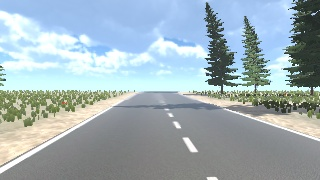
#> input picture Images/frame_20260212_200107_097.jpg, 320 x 180 px; its folder holds only this picture in this run
$ python main.py
#> lines starting #> are read from the running program, lines starting #| are printed output that depends on the picture; after the words box and inside, x2 and y2 are one past the last pixel; in counts of white or black regions, pixels touching at a corner belong together
import cv2
import numpy as np
import os

# =============================
# PARAMETERS (TUNE THESE)
# =============================

CANNY_LOW = 50
CANNY_HIGH = 200

HOUGH_RHO = 1
HOUGH_THETA = np.pi / 180
HOUGH_THRESHOLD = 22
HOUGH_MIN_LINE_LENGTH = 21
HOUGH_MAX_LINE_GAP = 30

MERGE_X_TOLERANCE = 50 # Max x-distance between segment midpoints to merge into one line

# =============================
# HELPER FUNCTIONS
# =============================

def region_of_interest(image):
    height, width = image.shape

    mask = np.zeros_like(image)

    # Trapezoid ROI: full width at the bottom, wide opening at the top.
    # This ensures outer lane edges are not clipped by the ROI walls.
    bottom_left  = (0,                  height)
    bottom_right = (width,              height)
    top_right    = (int(width * 0.85),  int(height * 0.55))
    top_left     = (int(width * 0.15),  int(height * 0.55))

    polygon = np.array([[bottom_left, bottom_right, top_right, top_left]], np.int32)

    cv2.fillPoly(mask, polygon, 255)
    masked_image = cv2.bitwise_and(image, mask)
    return masked_image


def filter_lines(lines):
    """Returns all line segments, filtering out only near-horizontal ones."""
    result = []
    for line in lines:
        x1, y1, x2, y2 = line.reshape(4)
        if x1 == x2:
            continue
        slope = (y2 - y1) / (x2 - x1)
        if abs(slope) < 0.3:
            continue
        result.append((x1, y1, x2, y2))
    return result


def x_at_y(x1, y1, x2, y2, y):
    """Return the x coordinate of the line through (x1,y1)-(x2,y2) at height y."""
    if y2 == y1:
        return (x1 + x2) // 2
    return int(x1 + (x2 - x1) * (y - y1) / (y2 - y1))


def cluster_and_fit(segments, image_height, x_tolerance):
    """Cluster same-slope segments by their projected x at image bottom, fit one line per cluster."""
    if not segments:
        return []
    y_max = image_height
    y_min = int(image_height * 0.55)
    # Sort by projected x at bottom of image
    segments = sorted(segments, key=lambda s: x_at_y(s[0], s[1], s[2], s[3], y_max))
    clusters = []
    current = [segments[0]]
    for seg in segments[1:]:
        seg_x_bot = x_at_y(seg[0], seg[1], seg[2], seg[3], y_max)
        cluster_x_bot = sum(x_at_y(s[0], s[1], s[2], s[3], y_max) for s in current) // len(current)
        if abs(seg_x_bot - cluster_x_bot) <= x_tolerance:
            current.append(seg)
        else:
            clusters.append(current)
            current = [seg]
    clusters.append(current)

    merged = []
    for cluster in clusters:
        pts = [(x, y) for (x1, y1, x2, y2) in cluster for x, y in [(x1, y1), (x2, y2)]]
        ys = [p[1] for p in pts]
        xs = [p[0] for p in pts]
        fit = np.polyfit(ys, xs, 1)
        x_bot = int(np.polyval(fit, y_max))
        x_top = int(np.polyval(fit, y_min))
        merged.append((x_bot, y_max, x_top, y_min))
    return merged


def merge_segments(segments, image_height, x_tolerance=40):
    """Split by slope sign, cluster each group independently, then combine."""
    neg = [(x1,y1,x2,y2) for (x1,y1,x2,y2) in segments if x1 != x2 and (y2-y1)/(x2-x1) < 0]
    pos = [(x1,y1,x2,y2) for (x1,y1,x2,y2) in segments if x1 != x2 and (y2-y1)/(x2-x1) > 0]
    return cluster_and_fit(neg, image_height, x_tolerance) + \
           cluster_and_fit(pos, image_height, x_tolerance)


def draw_lane_lines(image, segments):
    line_image = np.zeros_like(image)
    width = image.shape[1]
    height = image.shape[0]

    merged = merge_segments(segments, height, x_tolerance=MERGE_X_TOLERANCE)

    for (x1, y1, x2, y2) in merged:
        cv2.line(line_image, (x1, y1), (x2, y2), (0, 255, 0), 2)

    # Find the merged line whose x-center is closest to the image center
    center_seg = min(merged, key=lambda s: abs((s[0] + s[2]) // 2 - width // 2))
    cx = (center_seg[0] + center_seg[2]) // 2
    cy = (center_seg[1] + center_seg[3]) // 2
    cv2.circle(line_image, (cx, cy), 8, (0, 0, 255), -1)

    combined = cv2.addWeighted(image, 0.8, line_image, 1, 1)
    return combined


# =============================
# MAIN PIPELINE
# =============================

def process_image(image):

    gray = cv2.cvtColor(image, cv2.COLOR_BGR2GRAY)

    blur = cv2.GaussianBlur(gray, (5, 5), 0)

    edges = cv2.Canny(blur, CANNY_LOW, CANNY_HIGH)

    roi = region_of_interest(edges)

    lines = cv2.HoughLinesP(
        roi,
        HOUGH_RHO,
        HOUGH_THETA,
        HOUGH_THRESHOLD,
        minLineLength=HOUGH_MIN_LINE_LENGTH,
        maxLineGap=HOUGH_MAX_LINE_GAP
    )

    if lines is None:
        return image

    segments = filter_lines(lines)

    if not segments:
        return image

    output = draw_lane_lines(image, segments)

    return output


# =============================
# PROCESS ALL IMAGES
# =============================

input_folder = "Images"
output_folder = "output"

os.makedirs(output_folder, exist_ok=True)

for filename in os.listdir(input_folder):
    if filename.endswith(".jpg") or filename.endswith(".png"):
        img_path = os.path.join(input_folder, filename)
        image = cv2.imread(img_path)
#> image is the input picture: shape (180, 320, 3); mean B, G, R 182, 175.4, 159

        result = process_image(image)
#> in process_image, `blur = cv2.GaussianBlur(gray, (5, 5), 0)`:
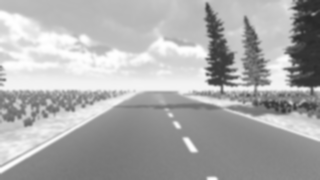
#> blur: shape (180, 320); min 41, max 255, mean 171.2
#> in process_image, `edges = cv2.Canny(blur, CANNY_LOW, CANNY_HIGH)`:
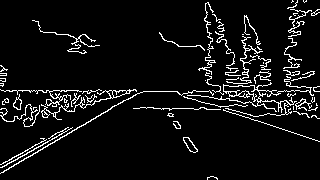
#> edges: shape (180, 320); 6.8% white in thin lines or dots
#> in region_of_interest, `cv2.fillPoly(mask, polygon, 255)`:
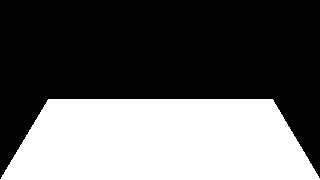
#> mask: shape (180, 320); 38.4% white; 1 white region, box (x1, y1, x2, y2) and area: (0, 99, 320, 180) 22096
#> in region_of_interest, `masked_image = cv2.bitwise_and(image, mask)`:
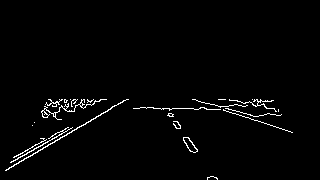
#> masked_image: shape (180, 320); 1.9% white in thin lines or dots, all inside (x1, y1, x2, y2) = (5, 99, 293, 180)
#> in process_image, `lines = cv2.HoughLinesP( roi, HOUGH_RHO, HOUGH_THETA, HOUGH_THRESHOLD,..`: lines = 20 rows, first 6: [9, 167, 126, 99], [52, 106, 231, 109], [11, 162, 72, 127], [195, 99, 292, 132], [5, 170, 128, 99], [13, 157, 67, 127]
#> the loop in filter_lines, `for line in lines:` made 20 passes
#> (x1, y1, x2, y2, slope) on passes 1 to 12: (9, 167, 126, 99, -0.581), (52, 106, 231, 109, 0.0168), (11, 162, 72, 127, -0.574), (195, 99, 292, 132, 0.34), (5, 170, 128, 99, -0.577), (13, 157, 67, 127, -0.556), (232, 100, 273, 100, 0), (46, 103, 171, 109, 0.048), (237, 101, 271, 101, 0), (46, 102, 99, 101, -0.0189), (48, 99, 106, 99, 0), (41, 111, 74, 111, 0)
#> after the loop in filter_lines, `for line in lines:`: result = [(9, 167, 126, 99), (11, 162, 72, 127), (195, 99, 292, 132), (5, 170, 128, 99), (13, 157, 67, 127), (169, 110, 217, 179), (192, 99, 254, 120), (168, 114, 207, 179)]
#> in process_image, `segments = filter_lines(lines)`: segments has the same summary as result in filter_lines
#> in merge_segments, `neg = [(x1,y1,x2,y2) for (x1,y1,x2,y2) in segments if x1 != x2 and (y2..`: neg = [(9, 167, 126, 99), (11, 162, 72, 127), (5, 170, 128, 99), (13, 157, 67, 127)]
#> in merge_segments, `pos = [(x1,y1,x2,y2) for (x1,y1,x2,y2) in segments if x1 != x2 and (y2..`: pos = [(195, 99, 292, 132), (169, 110, 217, 179), (192, 99, 254, 120), (168, 114, 207, 179)]
#> in cluster_and_fit, `segments = sorted(segments, key=lambda s: x_at_y(s[0], s[1], s[2], s[3..`: segments = [(13, 157, 67, 127), (11, 162, 72, 127), (9, 167, 126, 99), (5, 170, 128, 99)]
#> in cluster_and_fit, `current = [segments[0]]`: current = [(13, 157, 67, 127)]
#> the loop in cluster_and_fit, `for seg in segments[1:]:` made 3 passes
#> (seg, seg_x_bot, cluster_x_bot) on passes 1 to 3: ((11, 162, 72, 127), -20, -28), ((9, 167, 126, 99), -13, -24), ((5, 170, 128, 99), -12, -21)
#> after the loop in cluster_and_fit, `for seg in segments[1:]:`: clusters = []
#> the loop in cluster_and_fit, `for cluster in clusters:` made 1 pass
#> (ys, xs, fit, x_bot, x_top) on pass 1: ([157, 127, 162, 127, 167, 99, 170, 99], [13, 67, 11, 72, 9, 126, 5, 128], [-1.76, 297.9], -19, 123)
#> after the loop in cluster_and_fit, `for cluster in clusters:`: merged = [(-19, 180, 123, 99)]
#> the loop in cluster_and_fit (call 2), `for seg in segments[1:]:` made 3 passes
#> (seg_x_bot, cluster_x_bot, current) on pass 2: (431, 212, [(192, 99, 254, 120)])
#> (seg, seg_x_bot, cluster_x_bot) on passes 1, 3: ((169, 110, 217, 179), 217, 207), ((195, 99, 292, 132), 433, 431)
#> the loop in cluster_and_fit (call 2), `for cluster in clusters:` made 2 passes
#> (pts, ys, xs, fit, x_bot, x_top) on passes 1 to 2: ([(168, 114), (207, 179), (169, 110), (217, 179)], [114, 179, 110, 179], [168, 207, 169, 217], [0.648, 96.02], 212, 160), ([(192, 99), (254, 120), (195, 99), (292, 132)], [99, 120, 99, 132], [192, 254, 195, 292], [2.96, -100.2], 433, 193)
#> in draw_lane_lines, `merged = merge_segments(segments, height, x_tolerance=MERGE_X_TOLERANCE)`: merged = [(-19, 180, 123, 99), (212, 180, 160, 99), (433, 180, 193, 99)]
#> the loop in draw_lane_lines, `for (x1, y1, x2, y2) in merged:` made 3 passes
#> (x1, x2) on passes 1 to 3: (-19, 123), (212, 160), (433, 193)
#> after the loop in draw_lane_lines, `for (x1, y1, x2, y2) in merged:`:
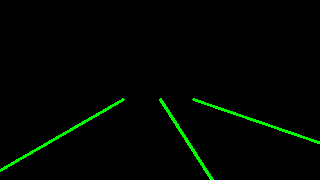
#> line_image: shape (180, 320, 3); mean of channels 0, 1, 2 0, 4.9, 0; drawn as B, G, R
#> in draw_lane_lines, `center_seg = min(merged, key=lambda s: abs((s[0] + s[2]) // 2 - width ..`: center_seg = (212, 180, 160, 99)
#> in draw_lane_lines, `cx = (center_seg[0] + center_seg[2]) // 2`: cx = 186
#> in draw_lane_lines, `cy = (center_seg[1] + center_seg[3]) // 2`: cy = 139
#> in draw_lane_lines, `cv2.circle(line_image, (cx, cy), 8, (0, 0, 255), -1)`:
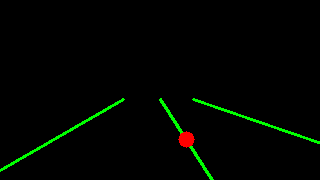
#> line_image: shape (180, 320, 3); 0.34% of pixels changed, all inside (x1, y1, x2, y2) = (178, 131, 195, 148); drawn as B, G, R
#> in draw_lane_lines, `combined = cv2.addWeighted(image, 0.8, line_image, 1, 1)`:
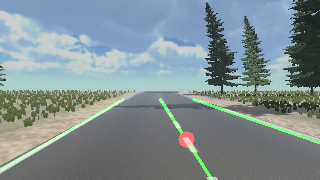
#> combined: shape (180, 320, 3); mean B, G, R 146.6, 143, 128.6

        save_path = os.path.join(output_folder, filename)
        cv2.imwrite(save_path, result)

print("Processing complete!")
